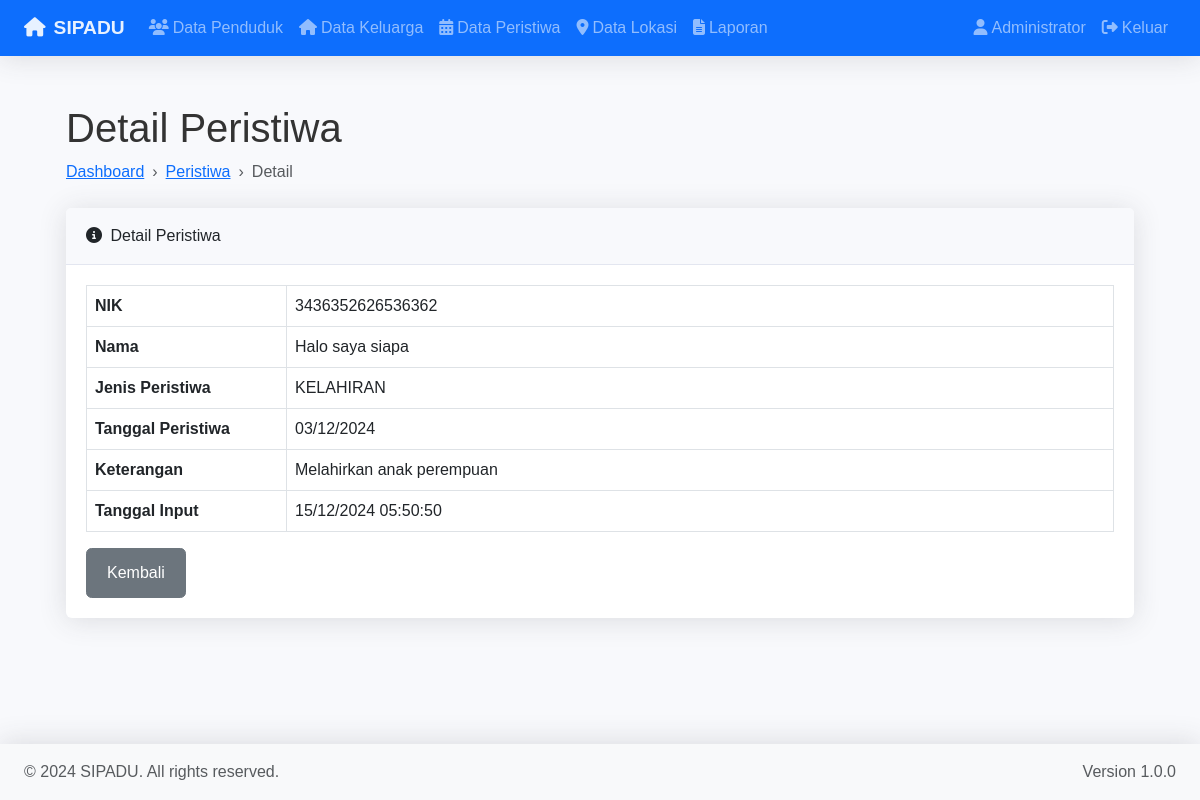
/modules/peristiwa/detail.php?id=22 (signed in), run on the app's committed database.
### tables this page shows
CREATE TABLE `peristiwa` (
  `id_peristiwa` int(11) NOT NULL,
  `id_penduduk` int(11) NOT NULL,
  `jenis_peristiwa` enum('KELAHIRAN','KEMATIAN','PINDAH','DATANG') NOT NULL,
  `tanggal_peristiwa` date NOT NULL,
  `keterangan` text DEFAULT NULL,
  `created_at` timestamp NOT NULL DEFAULT current_timestamp(),
  `updated_at` timestamp NOT NULL DEFAULT current_timestamp() ON UPDATE current_timestamp()
);

CREATE TABLE `penduduk` (
  `id_penduduk` int(11) NOT NULL,
  `nik` varchar(16) NOT NULL,
  `nama` varchar(100) NOT NULL,
  `jenis_kelamin` enum('L','P') NOT NULL,
  `tanggal_lahir` date NOT NULL,
  `status_perkawinan` enum('BELUM MENIKAH','MENIKAH','CERAI HIDUP','CERAI MATI') NOT NULL,
  `agama` varchar(20) NOT NULL,
  `pekerjaan` varchar(50) NOT NULL,
  `id_keluarga` int(11) NOT NULL,
  `alamat` text NOT NULL,
  `created_at` timestamp NOT NULL DEFAULT current_timestamp(),
  `updated_at` timestamp NOT NULL DEFAULT current_timestamp() ON UPDATE current_timestamp()
);

### modules/peristiwa/detail.php (the view, shortened to what this page needs)
<?php
require_once '../../includes/functions.php';
$pageTitle = 'Detail Peristiwa';
$db = new Database();
$conn = $db->getConnection();
try {
    $id = (int)$_GET['id'];
    $query = "SELECT p.*, pd.nama as nama_penduduk, pd.nik
              FROM peristiwa p
              JOIN penduduk pd ON p.id_penduduk = pd.id_penduduk
              WHERE p.id_peristiwa = :id";
    $stmt = $conn->prepare($query);
    $stmt->execute([':id' => $id]);
    $data = $stmt->fetch();
} catch(PDOException $e) {
    error_log($e->getMessage());
    $_SESSION['error'] = "Terjadi kesalahan saat mengambil data";
    header('Location: index.php');
    exit();
}
include '../../includes/header.php';
?>
<div class="container-fluid px-4">
    <h1 class="mt-4"><?= $pageTitle ?></h1>
    <ol class="breadcrumb mb-4">
        <li class="breadcrumb-item"><a href="../../index.php">Dashboard</a></li>
        <li class="breadcrumb-item"><a href="index.php">Peristiwa</a></li>
        <li class="breadcrumb-item active">Detail</li>
    </ol>
    <div class="card mb-4">
        <div class="card-header">
            <i class="fas fa-info-circle me-1"></i>
            Detail Peristiwa
        </div>
        <div class="card-body">
            <table class="table table-bordered">
                <tr>
                    <th width="200">NIK</th>
                    <td><?= $data['nik'] ?></td>
                </tr>
                <tr>
                    <th>Nama</th>
                    <td><?= $data['nama_penduduk'] ?></td>
                </tr>
                <tr>
                    <th>Jenis Peristiwa</th>
                    <td><?= $data['jenis_peristiwa'] ?></td>
                </tr>
                <tr>
                    <th>Tanggal Peristiwa</th>
                    <td><?= date('d/m/Y', strtotime($data['tanggal_peristiwa'])) ?></td>
                </tr>
                <tr>
                    <th>Keterangan</th>
                    <td><?= $data['keterangan'] ?></td>
                </tr>
                <tr>
                    <th>Tanggal Input</th>
                    <td><?= date('d/m/Y H:i:s', strtotime($data['created_at'])) ?></td>
                </tr>
            </table>
            <div class="mt-3">
                <a href="index.php" class="btn btn-secondary">Kembali</a>
            </div>
        </div>
    </div>
</div>
<?php include '../../includes/footer.php'; ?>

### assets/css/style.css (style rules this page uses)
body { min-height: 100vh; background-color: #f8f9fc; font-family: 'Nunito', sans-serif; color: #333; }
.card { border: none; box-shadow: 0 0.15rem 1.75rem 0 rgba(58, 59, 69, 0.15); margin-bottom: 1.5rem; }
.card-header { background-color: #f8f9fc; border-bottom: 1px solid #e3e6f0; padding: 1rem 1.25rem; }
.card-body { padding: 20px; }
.table { margin-bottom: 0; }
.btn { font-weight: 500; padding: 0.75rem 1.25rem; border-radius: 0.35rem; transition: all 0.2s; }
body { min-height: 100vh; background-color: #f8f9fc; }
.container-fluid { padding-left: 1.5rem; padding-right: 1.5rem; }
.breadcrumb { background: none; margin: 0; padding: 0; }
.breadcrumb-item + .breadcrumb-item::before { content: "›"; }

### data on the page
peristiwa: id_penduduk.nik "3436352626536362", id_penduduk.nama "Halo saya siapa", jenis_peristiwa "KELAHIRAN", tanggal_peristiwa "03/12/2024", keterangan "Melahirkan anak perempuan", created_at "15/12/2024 05:50:50"

### other printed values
APP_NAME "SIPADU"
$_SESSION['nama_lengkap'] "Administrator"
$pageTitle "Detail Peristiwa"
APP_VERSION "1.0.0"
